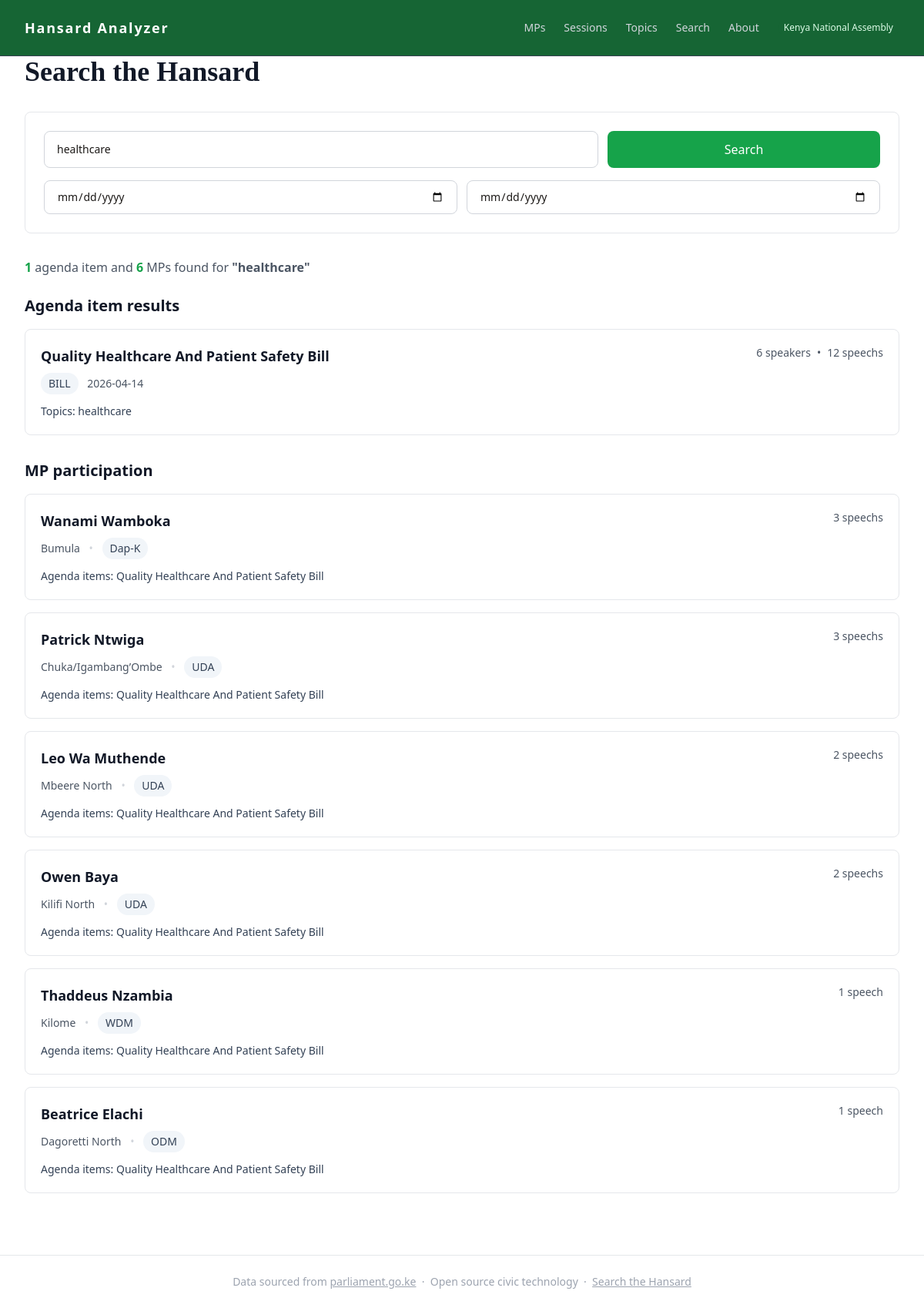
Screenshot of /search/?q=healthcare with the database file from the repository.
### tables this page shows
CREATE TABLE agenda_items (
    id           INTEGER PRIMARY KEY AUTOINCREMENT,
    session_id   INTEGER NOT NULL REFERENCES sessions(id),
    title        TEXT NOT NULL,
    type         TEXT NOT NULL,
    sequence     INTEGER,
    raw_heading  TEXT,
    created_at   TEXT
);

CREATE TABLE members (
    id           INTEGER PRIMARY KEY AUTOINCREMENT,
    name         TEXT NOT NULL,
    constituency TEXT,
    party        TEXT,
    first_seen   TEXT,
    last_seen    TEXT
);

### routes/search.py (the view)
@search_bp.route("/")
def search():
    query     = request.args.get("q", "").strip()
    item_type = request.args.get("type", "").strip() or None
    from_date = request.args.get("from_date", "").strip() or None
    to_date   = request.args.get("to_date", "").strip() or None
    agenda_results = []
    mp_results = []
    if query:
        conn = get_connection()
        agenda_results = search_agenda_items(conn, query, from_date, to_date, item_type)
        mp_results = search_mp_participation(conn, query)
        conn.close()
    return render_template(
        "search.html",
        query=query,
        agenda_results=agenda_results,
        mp_results=mp_results,
        item_type=item_type or "",
        from_date=from_date or "",
        to_date=to_date or "",
    )

### analyzer/database/queries.py (called while the page is built)
def search_mp_participation(
    conn: sqlite3.Connection,
    keyword: str,
) -> list[dict]:
    cursor = conn.cursor()
    cursor.execute(
        """
        SELECT DISTINCT
            m.id,
            m.name,
            m.constituency,
            m.party,
            COUNT(sp.id) AS speech_count,
            GROUP_CONCAT(DISTINCT ai.title) AS agenda_items
        FROM speeches sp
        JOIN members m ON sp.member_id = m.id
        JOIN agenda_items ai ON sp.agenda_item_id = ai.id
        WHERE ai.title LIKE ?
        GROUP BY m.id
        ORDER BY speech_count DESC
        """,
        (f"%{keyword}%",),
    )
    columns = [d[0] for d in cursor.description]
    return [dict(zip(columns, row)) for row in cursor.fetchall()]

### analyzer/database/seed.py (called while the page is built)
def get_connection(db_path: Path = DB_PATH) -> sqlite3.Connection:
    conn = sqlite3.connect(db_path)
    conn.execute("PRAGMA foreign_keys = ON")
    return conn

### templates/search.html (shortened to what this page needs)
{% extends "base.html" %}
{% block content %}
<div class="mb-8">
    <h1 class="font-serif text-3xl sm:text-4xl font-semibold text-gray-900 mb-3">Search the Hansard</h1>
</div>
<div class="mb-8 border border-gray-200 rounded-lg p-6 bg-white">
    <form action="{{ url_for('search.search') }}" method="get" class="space-y-4">
        <div class="grid grid-cols-1 md:grid-cols-3 gap-3">
            <input
                type="text"
                name="q"
                class="md:col-span-2 px-4 py-3 rounded-lg border border-gray-300 text-sm focus:ring-2 focus:ring-green-100 focus:border-green-500 outline-none transition-all"
                placeholder="Search speeches, MPs, topics…"
                value="{{ query }}"
                autofocus
            />
            <button type="submit" class="bg-green-600 hover:bg-green-700 text-white font-medium py-3 rounded-lg transition-colors flex items-center justify-center gap-2">
                <span>Search</span>
            </button>
        </div>
        <div class="grid grid-cols-1 sm:grid-cols-2 gap-3">
            <input type="date" name="from_date" class="px-4 py-2.5 rounded-lg border border-gray-300 text-sm focus:ring-2 focus:ring-green-100 focus:border-green-500 outline-none" value="{{ from_date }}" />
            <input type="date" name="to_date" class="px-4 py-2.5 rounded-lg border border-gray-300 text-sm focus:ring-2 focus:ring-green-100 focus:border-green-500 outline-none" value="{{ to_date }}" />
        </div>
    </form>
</div>
{% if query %}
    <div class="mb-6">
        <p class="text-gray-600">
            <strong class="text-green-600 font-semibold">{{ agenda_results|length }}</strong> agenda item{{ 's' if agenda_results|length != 1 else '' }}
            {% if mp_results %}
                and <strong class="text-green-600 font-semibold">{{ mp_results|length }}</strong> MP{{ 's' if mp_results|length != 1 else '' }}
            {% endif %}
            found for <strong>"{{ query }}"</strong>
        </p>
    </div>
    {% if agenda_results %}
    <section class="space-y-4 mb-8">
        <h2 class="text-xl font-semibold text-gray-900">Agenda item results</h2>
        <div class="grid gap-4">
            {% for item in agenda_results %}
            <article class="border border-gray-200 rounded-lg p-5 bg-white hover:shadow-lg transition-shadow">
                <div class="flex flex-col sm:flex-row sm:items-start sm:justify-between gap-4 mb-3">
                    <div>
                        <a href="{{ url_for('agenda_items.agenda_item_detail', agenda_item_id=item.id) }}" class="text-lg font-semibold text-gray-900 hover:text-green-600 transition-colors">
                            {{ item.title }}
                        </a>
                        <div class="mt-2 text-sm text-gray-600">
                            <span class="inline-flex items-center px-2.5 py-1 rounded-full bg-slate-100 text-slate-700">{{ item.type }}</span>
                            <span class="ml-2">{{ item.date }}</span>
                        </div>
                    </div>
                    <div class="flex items-center gap-2 text-sm text-gray-600">
                        <span>{{ item.speaker_count }} speaker{{ 's' if item.speaker_count != 1 else '' }}</span>
                        <span class="hidden sm:inline">•</span>
                        <span>{{ item.speech_count }} speech{{ 's' if item.speech_count != 1 else '' }}</span>
                    </div>
                </div>
                {% if item.topics %}
                <div class="mt-2 text-sm text-slate-700">
                    Topics: {{ item.topics }}
                </div>
                {% endif %}
            </article>
            {% endfor %}
        </div>
    </section>
    {% endif %}
    {% if mp_results %}
    <section class="space-y-4 mb-8">
        <h2 class="text-xl font-semibold text-gray-900">MP participation</h2>
        <div class="grid gap-4">
            {% for mp in mp_results %}
            <article class="border border-gray-200 rounded-lg p-5 bg-white hover:shadow-lg transition-shadow">
                <div class="flex flex-col sm:flex-row sm:items-start sm:justify-between gap-4 mb-3">
                    <div>
                        <a href="{{ url_for('members.mp_scorecard', member_id=mp.id) }}" class="text-lg font-semibold text-gray-900 hover:text-green-600 transition-colors">
                            {{ mp.name }}
                        </a>
                        <div class="mt-2 text-sm text-gray-600">
                            {{ mp.constituency }}
                            <span class="mx-2 text-gray-300">•</span>
                            <span class="inline-flex items-center px-2.5 py-1 rounded-full bg-slate-100 text-slate-700">{{ mp.party }}</span>
                        </div>
                    </div>
                    <div class="text-sm text-gray-600">
                        {{ mp.speech_count }} speech{{ 's' if mp.speech_count != 1 else '' }}
                    </div>
                </div>
                {% if mp.agenda_items %}
                <div class="mt-2 text-sm text-slate-700">
                    <span class="font-medium">Agenda items:</span> {{ mp.agenda_items }}
                </div>
                {% endif %}
            </article>
            {% endfor %}
        </div>
    </section>
    {% endif %}
{% endif %}
{% endblock %}

### rows the page displays
agenda_items: title "Quality Healthcare And Patient Safety Bill", type "BILL", date "2026-04-14", speaker_count "6", speaker_count "s", speech_count "12", speech_count "s", topics "healthcare"
members: name "Wanami Wamboka", constituency "Bumula", party "Dap-K", speech_count "3", speech_count "s", agenda_items "Quality Healthcare And Patient Safety Bill"
members: name "Patrick Ntwiga", constituency "Chuka/Igambang’Ombe", party "UDA", speech_count "3", speech_count "s", agenda_items "Quality Healthcare And Patient Safety Bill"
members: name "Leo Wa Muthende", constituency "Mbeere North", party "UDA", speech_count "2", speech_count "s", agenda_items "Quality Healthcare And Patient Safety Bill"
members: name "Owen Baya", constituency "Kilifi North", party "UDA", speech_count "2", speech_count "s", agenda_items "Quality Healthcare And Patient Safety Bill"
members: name "Thaddeus Nzambia", constituency "Kilome", party "WDM", speech_count "1", agenda_items "Quality Healthcare And Patient Safety Bill"
members: name "Beatrice Elachi", constituency "Dagoretti North", party "ODM", speech_count "1", agenda_items "Quality Healthcare And Patient Safety Bill"

### other values shown
{{ agenda_results|length }} "1"
{{ mp_results|length }} "6"
{{ 's' if mp_results|length != 1 else '' }} "s"
{{ query }} "healthcare"
